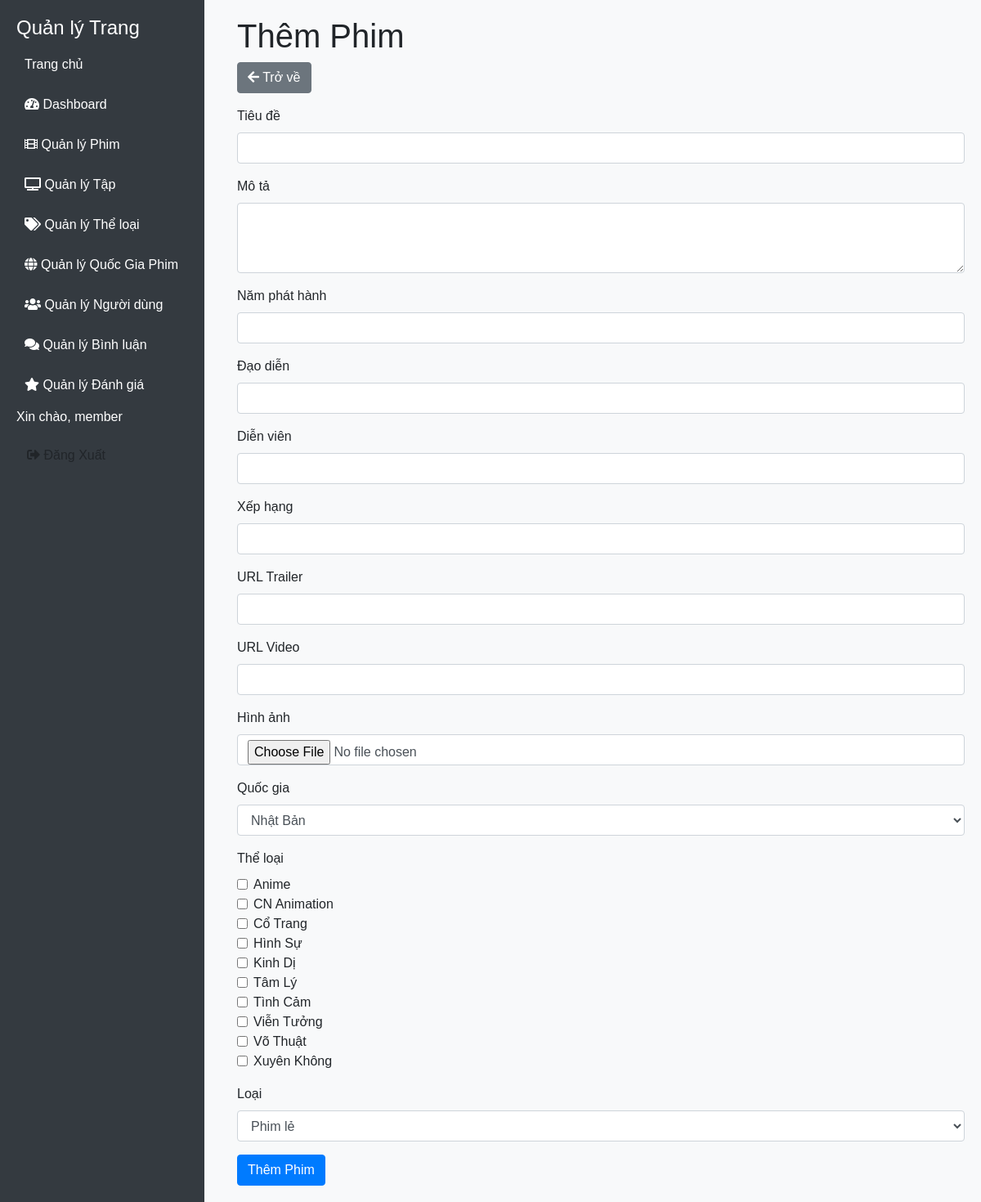
Page /admin/manage_movies/create.php (signed in) on the committed database.
### tables this page shows
CREATE TABLE `genres` (
  `id` int(11) NOT NULL,
  `name` varchar(100) NOT NULL
);

### admin/manage_movies/create.php (the view, shortened to what this page needs)
<!DOCTYPE html>
<html lang="vi">
<head>
    <link rel="stylesheet" href="https://stackpath.bootstrapcdn.com/bootstrap/4.5.2/css/bootstrap.min.css">
    <link rel="stylesheet" href="https://cdnjs.cloudflare.com/ajax/libs/font-awesome/5.15.4/css/all.min.css">
    <link rel="stylesheet" href="../view/style.css">
</head>
<body>
    <?php include_once('../sidebar.php'); ?>
    <div class="content">
        <h1>Thêm Phim</h1>
        <a href="index.php" class="btn btn-secondary mb-3"><i class="fas fa-arrow-left"></i> Trở về</a>
        <?php
include('../dbconnect.php');
$sql_genres = "SELECT id, name FROM genres";
$result_genres = $conn->query($sql_genres);
?>
        <form action="create.php" method="post" enctype="multipart/form-data">
            <div class="form-group">
                <label for="title">Tiêu đề</label>
                <input type="text" class="form-control" id="title" name="title" required>
            </div>
            <div class="form-group">
                <label for="description">Mô tả</label>
                <textarea class="form-control" id="description" name="description" rows="3" required></textarea>
            </div>
            <div class="form-group">
                <label for="release_year">Năm phát hành</label>
                <input type="number" class="form-control" id="release_year" name="release_year" required>
            </div>
            <div class="form-group">
                <label for="director">Đạo diễn</label>
                <input type="text" class="form-control" id="director" name="director" required>
            </div>
            <div class="form-group">
                <label for="actors">Diễn viên</label>
                <input type="text" class="form-control" id="actors" name="actors" required>
            </div>
            <div class="form-group">
                <label for="rating">Xếp hạng</label>
                <input type="number" step="0.1" class="form-control" id="rating" name="rating" required>
            </div>
            <div class="form-group">
                <label for="trailer_url">URL Trailer</label>
                <input type="text" class="form-control" id="trailer_url" name="trailer_url">
            </div>
            <div class="form-group" id="videoUrlGroup">
                <label for="video_url">URL Video</label>
                <input type="text" class="form-control" id="video_url" name="video_url">
            </div>
            <div class="form-group">
                <label for="image">Hình ảnh</label>
                <input type="file" class="form-control" id="image" name="image" accept="image/*" required>
            </div>
            <div class="form-group">
                <label for="country_id">Quốc gia</label>
                <select class="form-control" id="country_id" name="country_id" required>
                    <?php
                    $sql_countries = "SELECT id, name FROM countries";
                    $result_countries = $conn->query($sql_countries);
                    if ($result_countries->num_rows > 0) {
                        while ($row = $result_countries->fetch_assoc()) {
                            echo "<option value='{$row['id']}'>{$row['name']}</option>";
                        }
                    }
                    ?>
                </select>
            </div>
            <div class="form-group">
                <label>Thể loại</label>
                <div>
                    <?php
                    if ($result_genres->num_rows > 0) {
                        while ($row = $result_genres->fetch_assoc()) {
                            echo "<div class='form-check'>
                                    <input type='checkbox' class='form-check-input' id='genre{$row['id']}' name='genres[]' value='{$row['id']}'>
                                    <label class='form-check-label' for='genre{$row['id']}'>{$row['name']}</label>
                                  </div>";
                        }
                    }
                    ?>
                </div>
            </div>
            <div class="form-group">
                <label for="type">Loại</label>
                <select class="form-control" id="type" name="type" required>
                    <option value="movie">Phim lẻ</option>
                </select>
            </div>
            <button type="submit" class="btn btn-primary">Thêm Phim</button>
        </form>
    </div>
</body>
</html>

### admin/view/style.css (style rules this page uses)
body { font-family: Arial, sans-serif; background-color: #f8f9fa; }
.content { margin-left: 270px; padding: 20px; }

### rows in the picture
genres: name "Anime"
genres: name "CN Animation"
genres: name "Cổ Trang"
genres: name "Hình Sự"
genres: name "Kinh Dị"
genres: name "Tâm Lý"
genres: name "Tình Cảm"
genres: name "Viễn Tưởng"
genres: name "Võ Thuật"
genres: name "Xuyên Không"

### other values in the picture
$_SESSION['username'] "member"
form field country_id "Nhật Bản"
